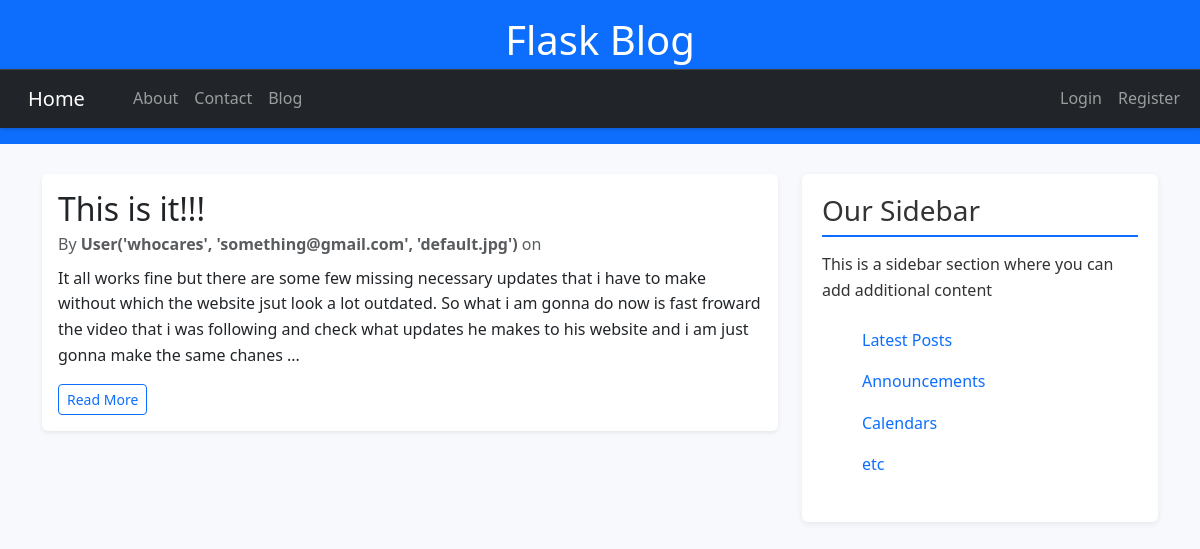
The page /home on the database its author committed.
### flaskBlogs/models.py (models this page shows, shortened)
class Post(db.Model, UserMixin):
    __tablename__ = 'posts'  # Explicitly set the table name
    id = db.Column(db.Integer, unique=True, primary_key=True)
    title = db.Column(db.String(100), nullable=False)
    content = db.Column(db.Text, nullable=False)
    date_posted = db.Column(db.DateTime, default=datetime.utcnow)
    is_public = db.Column(db.Boolean, default=True, nullable=False)
    user_id = db.Column(db.Integer, db.ForeignKey('users.id'), nullable=False)

class User(db.Model, UserMixin):
    __tablename__ = 'users'  # Explicitly set the table name
    id = db.Column(db.Integer,unique=True, primary_key=True)
    name= db.Column(db.String(100), nullable=False)
    username = db.Column(db.String(200), unique=True, nullable=False)
    email = db.Column(db.String(150), unique=True, nullable=False)
    image_file = db.Column(db.String(20), nullable=False, default='default.jpg')
    password = db.Column(db.String(60), nullable=False)
    posts = db.relationship('Post', backref='author', lazy=True)
    def __repr__(self):
        return f"User('{self.username}', '{self.email}', '{self.image_file}')"

### flaskBlogs/routes.py (the view)
@app.route('/')
@app.route('/home')
def home():
    posts = Post.query.filter_by(is_public = True).order_by(Post.date_posted.desc()).all()
    return render_template('home.html', posts=posts)

### flaskBlogs/templates/home.html
{% extends "base.html" %}
{% block content %}
  {% for post in posts %}
    <article class="blog-post card mb-4 shadow-sm border-0">
      <div class="card-body">
        <h2 class="card-title">
          <a href="/post" class="text-decoration-none text-dark">
            {{ post.title }}
          </a>
        </h2>
        <p class="card-subtitle text-muted mb-2">
          By <strong>{{ post.author }}</strong> on {{ post.date }}
        </p>
        <p class="card-text">
          {{ post.content[:300] }}...
        </p>
        <a href="{{ url_for('post', post_id=post.id) }}" class="btn btn-sm btn-outline-primary">Read More</a>
      </div>
    </article>
  {% endfor %}
{% endblock content %}

### flaskBlogs/templates/base.html (shortened to what this page needs)
<!DOCTYPE html>
<html lang="en">
<head>
    <link rel="stylesheet" href="https://cdn.jsdelivr.net/npm/bootstrap@5.3.7/dist/css/bootstrap.rtl.min.css">
    <link rel="stylesheet" type="text/css" href="{{ url_for('static', filename='main.css') }}">
</head>
<body>
    <header class="bg-primary text-white text-center py-3">
        <h1>Flask Blog</h1>
        <nav class="navbar navbar-expand-lg navbar-dark bg-dark">
            <div class="container-fluid">
                <a class="navbar-brand" href="/">Home</a>
                    <div class="collapse navbar-collapse" id="navbarNav">
                    <div class="d-flex w-100 justify-content-between align-items-center">
                        <ul class="navbar-nav">
                        <li class="nav-item">
                            <a class="nav-link" href="/about">About</a>
                        </li>
                        <li class="nav-item">
                            <a class="nav-link" href="/contact">Contact</a>
                        </li>
                        <li class="nav-item">
                            <a class="nav-link" href="/blog">Blog</a>
                        </li>
                        </ul>
                        <ul class="navbar-nav">
                            {% if current_user.is_authenticated %}
                                <li class="nav-item">
                                    <a class="nav-link" href="{{ url_for('account') }}">{{ current_user.username }}</a>
                                </li>
                                <li class="nav-item">
                                    <a class="nav-link" href="{{ url_for('logout') }}">Logout</a>
                                </li>
                            {% else %}
                                <li class="nav-item">
                                    <a class="nav-link" href="{{ url_for('login') }}">Login</a>
                                </li>
                                <li class="nav-item">
                                    <a class="nav-link" href="{{ url_for('register') }}">Register</a>
                                </li>
                            {% endif %}
                        </ul>
                    </div>
                    </div>
            </div>
        </nav>
    </header>
    <main role="main" class="container mt-4">
        <div class="row">
            <div class="col-md-8">
                {% block content %}{% endblock %}
            </div>
            {% if not hide_sidebar %}
            <div class="col-md-4">
                <div class="content-section">
                    <h3>Our Sidebar</h3>
                    <p>This is a sidebar section where you can add additional content
                     <ul class="list-group">
                        <li class="list-group">Latest Posts</li>
                        <li class="list-group">Announcements</li>
                        <li class="list-group">Calendars</li>
                        <li class="list-group">etc</li>
                     </ul>
                    </p>
                </div>
            </div>
            {% endif %}
        </div>
    </main>
</body>

### flaskBlogs/static/main.css (style rules this page uses)
body { font-family: 'Segoe UI', sans-serif; background-color: #f8f9fc; color: #333; line-height: 1.6; }
header h1 { font-size: 2.5rem; margin-bottom: 0.3rem; }
nav.navbar { border-top: 1px solid #444; box-shadow: 0 1px 4px rgba(0, 0, 0, 0.2); }
.navbar-nav .nav-link { transition: color 0.2s ease-in-out; }
.content-section { background: #fff; padding: 20px; border-radius: 6px; box-shadow: 0 2px 6px rgba(0, 0, 0, 0.07); }
.content-section h3 { border-bottom: 2px solid #0d6efd; padding-bottom: 8px; margin-bottom: 15px; }
.list-group li { border: none; padding: 8px 0; font-weight: 500; color: #0d6efd; }
main .row { margin-top: 30px; }
#navbarNav { display: flex; justify-content: space-between; width: 100%; }

### rows shown on the page
Post: title "This is it!!!", author "User('whocares', 'something@gmail.com', 'default.jpg')", content "It all works fine but there are some few missing necessary updates that i have to make without which the website jsut look a lot outdated. So what i am gonna do now is fast froward the video that i was following and check what updates he makes to his website and i am just gonna make the same chanes"
